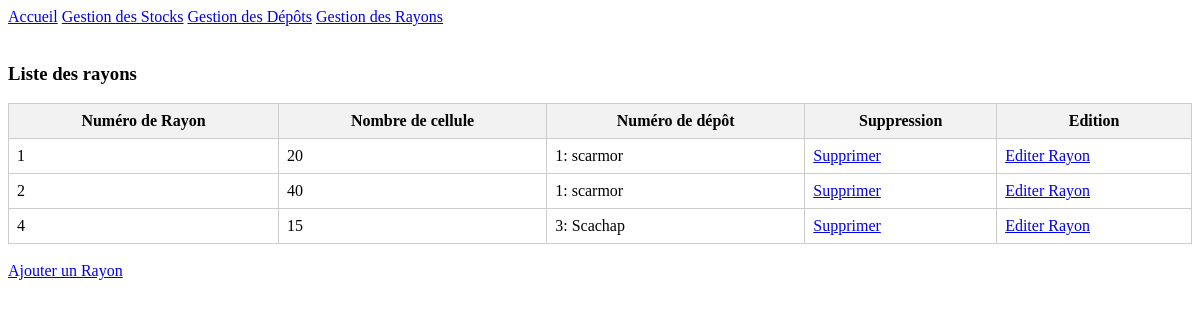
Page /gestion-rayons/ on the committed database.
### GestionStock/models.py (models this page shows, shortened)
class Rayon(models.Model):
    no_rayon = models.AutoField(primary_key=True)
    nombre_de_cellule = models.IntegerField()
    no_depot = models.ForeignKey(Depot, on_delete=models.CASCADE)

class Depot(models.Model):
    no_depot = models.AutoField(primary_key=True)
    nom_depot = models.CharField(max_length=100)
    no_adresse = models.OneToOneField(Adresse, on_delete=models.CASCADE)
    def __str__(self):
        return f"{self.no_depot}: {self.nom_depot}"

### GestionStock/views.py (the view)
# urls.py: path('gestion-rayons/', views.afficher_rayons, name='gestion-rayons'),
def afficher_rayons(request):
    rayons = Rayon.objects.all()
    return render(request,
                  'afficher_rayons.html',
                  {'rayons': rayons})

### GestionStock/templates/afficher_rayons.html (shortened to what this page needs)
{% load static %}
<!DOCTYPE html>
<html lang="en">
<head>
    <link rel="stylesheet" href="{% static '/styles.css' %}" />
</head>
<body>
    {% include 'navbar.html' %}
    <br>
    <h3>Liste des rayons</h3>
    <table>
        <thead>
            <tr>
                <th>Numéro de Rayon</th>
                <th>Nombre de cellule</th>
                <th>Numéro de dépôt</th>
                <th>Suppression</th>
                <th>Edition</th>
            </tr>
        </thead>
        <tbody>
            {% for rayon in rayons %}
            <tr>
                <td>{{ rayon.no_rayon}}</td>
                <td>{{ rayon.nombre_de_cellule }}</td>
                <td>{{ rayon.no_depot }}</td>
                <td><a href="{% url 'supprimer-rayon' rayon.no_rayon %}">Supprimer</a></td>
                <td><a href="{% url 'editer-rayon' rayon.no_rayon %}">Editer Rayon</a></td>
            </tr>
            {% endfor %}
        </tbody>
    </table>
<br>
<a href="{% url 'ajouter-rayon' %}">Ajouter un Rayon</a>
</body>
</html>

### GestionStock/static/styles.css (style rules this page uses)
table { border-collapse: collapse; width: 100%; border: 1px solid #ccc; }
th { border: 1px solid #ccc; padding: 8px; background-color: #f2f2f2; }
td { border: 1px solid #ccc; padding: 8px; }

### rows in the picture
Rayon: no_rayon "1", nombre_de_cellule "20", no_depot "1: scarmor"
Rayon: no_rayon "2", nombre_de_cellule "40", no_depot "1: scarmor"
Rayon: no_rayon "4", nombre_de_cellule "15", no_depot "3: Scachap"
